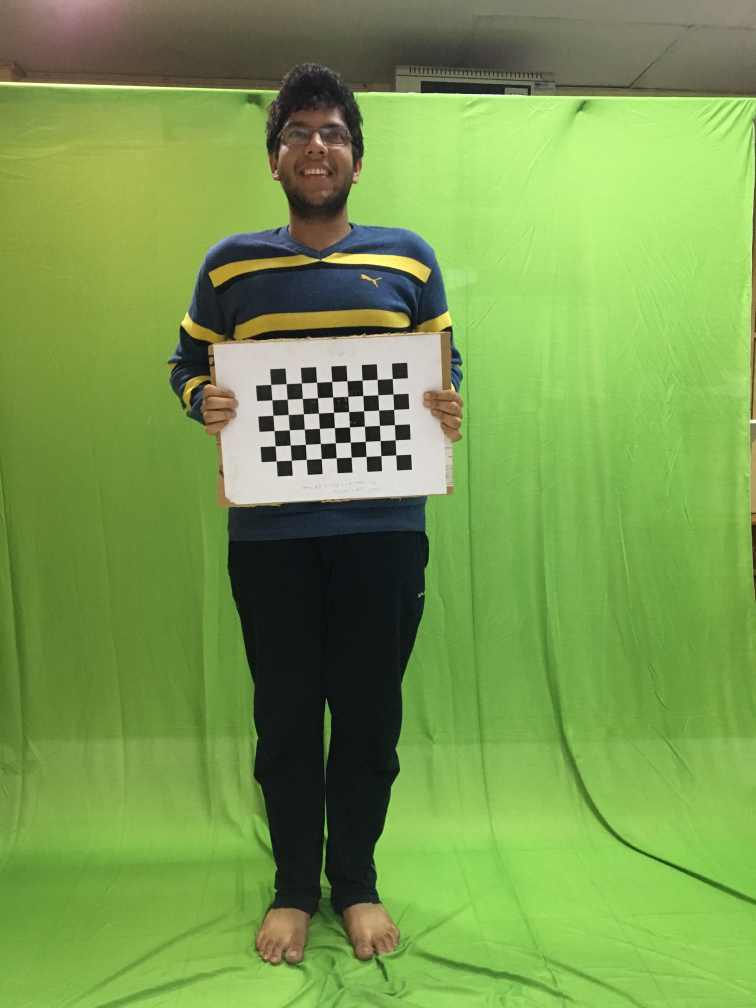
#> input picture Images/Ankesh1.JPG, 3024 x 4032 px (shown at 1/4 size)
$ python experiment.py --image1 ../Images/Ankesh1.JPG --image2 ../Images/ankesh2.JPG --image3 ../Images/ankesh2.JPG --affine_mode ../Images/ankesh2.JPG   (Python 2 division)
#> lines starting #> are read from the running program, lines starting #| are printed output that depends on the picture; after the words box and inside, x2 and y2 are one past the last pixel; in counts of white or black regions, pixels touching at a corner belong together
#> in main, image is the input picture: shape (4032, 3024, 3); mean B, G, R 78.7, 155.2, 120.5
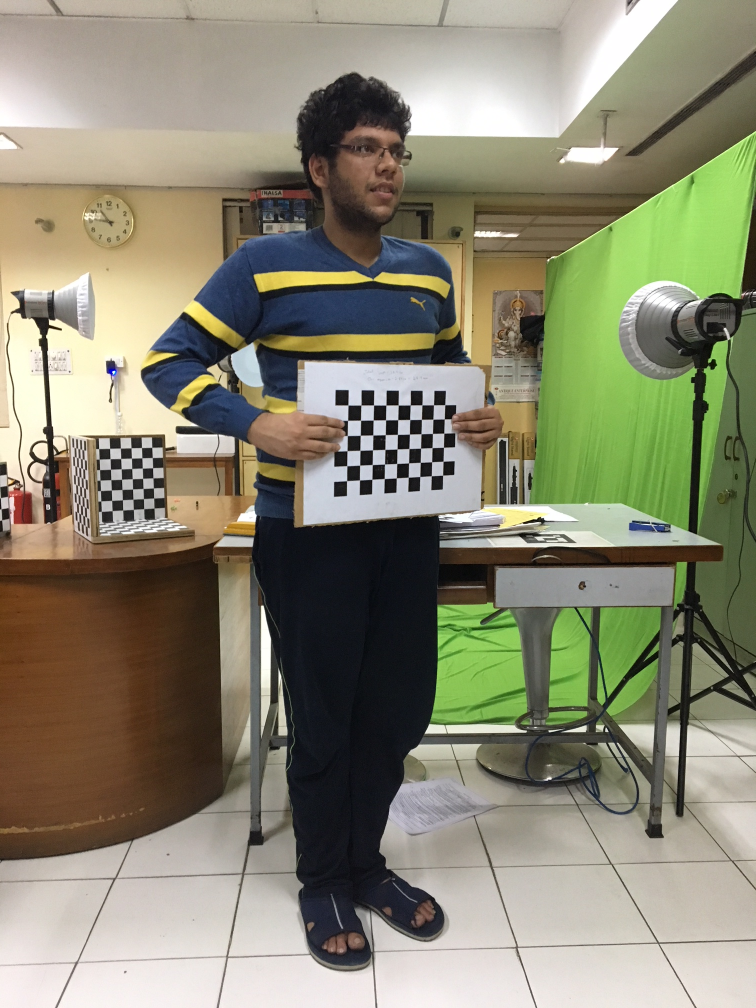
#> input picture Images/ankesh2.JPG, 1512 x 2016 px (shown at 1/2 size)
#> in main, arm_spread_image is the input picture: shape (2016, 1512, 3); mean B, G, R 114.1, 135.5, 137.6
### src/segment.py
import cv2
import numpy as np
import argparse
import time
import sys
def segment_ycrcb(orig, params, tola, tolb):
    ycrcb_im = cv2.cvtColor(orig, cv2.COLOR_BGR2YCR_CB)
    Cb_key, Cr_key = params
    blue = ycrcb_im[:, :, 2]
    red = ycrcb_im[:, :, 1]

    diffbsq = (blue - Cb_key)**2
    diffrsq = (red - Cr_key)**2
    dist = np.sqrt(diffbsq + diffrsq).astype(np.float32)

    mask = ((dist - tola) / (tolb - tola)).astype(np.float32)
    mask[dist < tola] = 0.0
    mask[dist > tolb] = 1.0
    return mask


def get_region(img):
    # [5 lines of commented-out code are left out]
    r=(80,80,100,100)
    cv2.destroyAllWindows()
    return r


def get_params_ycrcb(img, region):
    ycrcb_img = cv2.cvtColor(img, cv2.COLOR_BGR2YCR_CB).astype(np.float32)
    cv2.destroyAllWindows()
    r = [int(x) for x in region]
    region = ycrcb_img[int(region[1]):int(
        region[1] + region[3]), int(region[0]):int(region[0] + region[2])]
    y_mean, Cr_mean, Cb_mean = np.mean(region, axis=(0, 1))
    y_std, Cr_std, Cb_std = np.std(region, axis=(0, 1))
    return [Cb_mean, Cr_mean]


def get_params_hls(img, region):
    hls_img = cv2.cvtColor(img, cv2.COLOR_BGR2HLS).astype(np.float32)
    r = [int(x) for x in region]
    region = hls_img[int(region[1]):int(region[1] + region[3]),
                     int(region[0]):int(region[0] + region[2])]
    h_mean, l_mean, s_mean = np.mean(region, axis=(0, 1))
    h_std, l_std, s_std = np.std(region, axis=(0, 1))
    return [h_mean, h_std, l_mean, l_std, s_mean, s_std]


# [6 lines left out: function brighten, not called in this run]


def mod_mask(mask, low, high):
    mask = mask.copy()
    mask[mask > high] = 1.0
    mask[mask < low] = 0.0
    return mask


# def get_mask(img, bg, param_ycrcb, param_hls, tola=16, tolb=50, low_thresh=0.05, high_thresh=0.25, alpha=1.0, beta=0.0, gamma=1.0, sz=5, space=200, erode_sz=3):
def get_mask(img,param_ycrcb, tola=16, tolb=50, low_thresh=0.05, high_thresh=0.25, sz=5, space=200,erode_sz=2):
    ##ENSURE THAT param_ycrcb and param_hls correspond to brigthened img

    #     brimg = brighten(img,alpha,beta,gamma)
    brimg = img

    if not (sz<=0 or space<=1):
        brimg = cv2.bilateralFilter(brimg, sz, space, space)

    mask = segment_ycrcb(brimg, param_ycrcb, tola, tolb)
    mask = mod_mask(mask, low_thresh, high_thresh)

    if not(erode_sz <= 1):
        kernel = np.ones((erode_sz,erode_sz),np.uint8)
        mask = cv2.erode(mask,kernel,iterations = 1)
    return mask
# [12 lines left out: functions get_bgra, write_alpha_img, not called in this run]
def get_key_param(img):
    key_region = get_region(img)
    ycrcb = get_params_ycrcb(img, key_region)
    hls = get_params_hls(img, key_region)
    return (ycrcb, hls)
def segmenter(img):
    # green_img_path = sys.argv[1]
    # img = cv2.imread(green_img_path)
    print img.shape
    # exit(1)
    key_param = get_key_param(img)
    cv2.namedWindow('controls')
    def nothing(gyxfdd):
        pass

    cv2.createTrackbar('Keying tol low', 'controls', 23 , 100, nothing)
    cv2.createTrackbar('Keying tol high', 'controls', 50, 200, nothing)
    cv2.createTrackbar('Mask low Thresh (x100)', 'controls', 5, 100, nothing)
    cv2.createTrackbar('Mask high Thresh (x100)', 'controls', 25, 100, nothing)
    cv2.createTrackbar('Erode size', 'controls', 3, 10, nothing)
    cv2.createTrackbar('BiLat size', 'controls', 5, 100, nothing)
    cv2.createTrackbar('BiLat space', 'controls', 200, 500, nothing)
    cv2.createTrackbar('Sat mul low', 'controls', 5, 100, nothing)
    cv2.createTrackbar('Sat mul high', 'controls', 7, 100, nothing)
    cv2.createTrackbar('Light mask strength', 'controls', 20, 100, nothing)
    cv2.createTrackbar('Light mask size', 'controls', 3, 20, nothing)
    # cv2.imshow("nn",img)
    # cv2.waitKey(0)

    # while True:
    tola = cv2.getTrackbarPos('Keying tol low', 'controls')
    tolb = cv2.getTrackbarPos('Keying tol high', 'controls')
    low_thresh = cv2.getTrackbarPos('Mask low Thresh (x100)', 'controls')/100
    high_thresh = cv2.getTrackbarPos('Mask high Thresh (x100)', 'controls')/100
    erode_sz = cv2.getTrackbarPos('Erode size', 'controls')
    sz = cv2.getTrackbarPos('BiLat size', 'controls')
    space  = cv2.getTrackbarPos('BiLat space', 'controls')
    sat_mul_lo  = cv2.getTrackbarPos('Sat mul low', 'controls')
    sat_mul_hi  = cv2.getTrackbarPos('Sat mul high', 'controls')
    scale_blur  = cv2.getTrackbarPos('Light mask strength', 'controls')
    blur_size  = cv2.getTrackbarPos('Light mask size', 'controls')

    key_mask = get_mask( img, key_param[0], tola, tolb, low_thresh, high_thresh, sz, space, erode_sz)
        # cv2.imshow("image",key_mask*255)
        # cv2.waitKey(300)
    cv2.imwrite('lolu.jpg',key_mask*255)
    return key_mask*255

# [2 lines that do not run on import are left out]

### src/experiment.py
import argparse
import cv2
import numpy as np
import matplotlib.pyplot as plt
import math
import sys
import segment

# initialize the list of reference points and boolean indicating
# whether cropping is being performed or not
refPt = []
r1=5 #for affine correction
r2=2 #for measurement
ref_ht=2.84
rectangle_row=9
rectangle_col=6
# square_size=int(r+1)
criteria = (cv2.TERM_CRITERIA_EPS + cv2.TERM_CRITERIA_MAX_ITER, 30, 0.001)
metre_pixel_x=0
metre_pixel_y=0
window_name1="image"

# [40 lines left out: functions squ_point, click_and_crop, get_distance, not called in this run]

def get_points(img):
    points= []
    img_to_show = img.copy()
    # [4 lines left out: function draw_circle, not called in this run]
    cv2.namedWindow('image',cv2.WINDOW_NORMAL)
    cv2.resizeWindow('image', img.shape[0],img.shape[1])
    cv2.setMouseCallback('image',draw_circle)
    while(1):
        cv2.imshow('image',img_to_show)
        k = cv2.waitKey(20) & 0xFF
        if k == 27:
            break
    cv2.destroyAllWindows()
    return points

# [13 lines left out: functions get_real_world_distance, get_waist, not called in this run]


# returns 4 points at square_size of checkboard
def chess_board_corners(image,gray,r):
#> called with r = 2
	square_size=int(r+1)
	ret, corners = cv2.findChessboardCorners(image, (rectangle_row,rectangle_col),None)
#> ret = True; corners = 54 rows, first 8: [1585.4, 1821.3], [1525.1, 1824], [1464.4, 1827.1], [1406.2, 1830.8], [1346, 1832.9], [1286.4, 1836], [1226.6, 1839.3], [1166.4, 1842.5]
	corners2 = cv2.cornerSubPix(gray,corners,(11,11),(-1,-1),criteria)
#> corners2 = 54 rows, first 8: [1584.8, 1821.3], [1525, 1824.3], [1465.6, 1826.9], [1406.2, 1830.1], [1346.2, 1832.8], [1286.4, 1835.9], [1226.4, 1838.9], [1166.4, 1842.2]
	coordinates=[]
	coordinates.append((corners2[0,0,0],corners2[0,0,1]))
	coordinates.append((corners2[square_size-1,0,0],corners2[square_size-1,0,1]))
	coordinates.append((corners2[rectangle_row*(square_size-1),0,0],corners2[rectangle_row*(square_size-1),0,1]))
	coordinates.append((corners2[rectangle_row*(square_size-1)+square_size-1,0,0],corners2[rectangle_row*(square_size-1)+square_size-1,0,1]))
	return coordinates
	# print coordinates

# receives an image and performs affine transform using chess_board_corners
def affine_correct_params(image):

	gray=np.copy(image)

	if(len(image.shape)>2):
		gray=cv2.cvtColor(gray,cv2.COLOR_BGR2GRAY)
	refPt=chess_board_corners(image,gray,r1)
	pt1=np.asarray(refPt,dtype=np.float32)
	dist=(refPt[1][0]-refPt[0][0])
	refPt[1]=(refPt[0][0]+dist,refPt[0][1])
	refPt[2]=(refPt[0][0],refPt[0][1]+dist)
	refPt[3]=(refPt[0][0]+dist,refPt[0][1]+dist)
	pt2=np.asarray(refPt,dtype=np.float32)
	M=cv2.getPerspectiveTransform(pt1,pt2)
	return M


def affine_correct(image,M=None):

	if M is None:
		M=affine_correct_params(image)

	image2=np.copy(image)

	if(len(image2)<3):
		image2=cv2.cvtColor(image2,cv2.COLOR_GRAY2RGB)

	dst=cv2.warpPerspective(image2,M,(image.shape[1],image.shape[0]))
	# dst=cv2.cvtColor(dst,cv2.COLOR_BGR2GRAY)
	return dst

# returns segmented image around refPt
# [73 lines left out: functions grub_cut, drawCircle, getHeadPoint, first_sharp_fall, get_wrist, not called in this run]


	# print "hi"


def analyze_chessboard(image,affine_correct_flag):
	clone = image.copy()
	gray = cv2.cvtColor(image,cv2.COLOR_BGR2GRAY)
	cv2.setMouseCallback(window_name1, click_and_crop)

	dst=np.copy(image) # created to ease affine_correct mode
	affine_correct_parameters=None
	if (affine_correct_flag=='True'):
		affine_correct_parameters=affine_correct_params(dst)

	gray2 = cv2.cvtColor(dst,cv2.COLOR_BGR2GRAY)
	temp=chess_board_corners(dst,gray2,r2)
#> temp = [(1584.8, 1821.3), (1465.6, 1826.9), (1579, 1699.9), (1459.2, 1706)]

	ret, corners = cv2.findChessboardCorners(dst, (rectangle_row,rectangle_col),None)
#> ret = True
	corners2 = cv2.cornerSubPix(gray2,corners,(11,11),(-1,-1),criteria)
	dst = cv2.drawChessboardCorners(dst, (9,6), corners2, ret)

	metre_pixel_x=(r2*ref_ht)/(abs(temp[0][0]-temp[1][0]))
#> metre_pixel_x = 0.0476
	metre_pixel_y=(r2*ref_ht)/(abs(temp[0][1]-temp[2][1]))
#> metre_pixel_y = 0.0468

	coordinate=[temp[0],temp[1]]
#> coordinate = [(1584.8, 1821.3), (1465.6, 1826.9)]
	# 6X6 square co-ord
	sep=((coordinate[1][0]-coordinate[0][0])/6.0)*9.0
#> sep = -178.8

	coordinate[0]=(max(0,int(coordinate[0][0]-2*sep)),0)
	coordinate[1]=(min(dst.shape[1],int(coordinate[1][0]+3.5*sep)),dst.shape[0])
	return metre_pixel_x,metre_pixel_y,coordinate,affine_correct_parameters

def getDistance(p1,p2):
	return (p1[0]-p2[0],p1[1]-p2[1])

def pixel_to_distance(p1,mx,my):
	return math.sqrt((p1[0]*mx)**2+(p1[1]*my)**2)


def measure_distance(segmented_image,segmented_arm_image,arm_spread_image,waist_image,image,metre_pixel_x,metre_pixel_y):
	waist_a = get_points(arm_spread_image)
	waist_b = get_points(waist_image)
	dist1=getDistance(waist_a[0],waist_a[1])
	dist1=pixel_to_distance(dist1,metre_pixel_x,metre_pixel_y)
	dist2=getDistance(waist_b[0],waist_b[1])
	dist2=pixel_to_distance(dist2,metre_pixel_x,metre_pixel_y)
	dist1 = dist1/2
	dist2 = dist2/2
	perimeter = 2 * 3.1415 * math.sqrt((dist1*dist1 + dist2*dist2)/2)
	print "waist",perimeter

	head_pt = getHeadPoint(segmented_image)

	segmented_image = drawCircle(segmented_image, (head_pt[0],head_pt[1]), 1)
	cv2.imwrite('detected2.jpg', segmented_image)

	left_fall = first_sharp_fall(segmented_image, head_pt[0], head_pt[1], -2,14)
	right_fall = first_sharp_fall(segmented_image, head_pt[0], head_pt[1], 2,14)
	segmented_image = drawCircle(segmented_image, (right_fall[0], right_fall[1]), 1)
	segmented_image = drawCircle(segmented_image, (left_fall[0], left_fall[1]), 1)
	points = get_points(segmented_image)
	if len(points) != 0:
		left_fall = points[0]
		right_fall = points[1]

	right_shoulder = first_sharp_fall(segmented_image, right_fall[0], right_fall[1], 20,1.5)
	left_shoulder = first_sharp_fall(segmented_image, left_fall[0], left_fall[1], -20,1.5)
	segmented_image = drawCircle(segmented_image, (right_shoulder[0], right_shoulder[1]), 1)
	segmented_image = drawCircle(segmented_image, (left_shoulder[0], left_shoulder[1]), 1)
	points = get_points(segmented_image)
	if len(points) != 0:
		left_shoulder = points[0]
		right_shoulder = points[1]

	left_wrist,right_wrist = get_wrist(segmented_arm_image)
	cv2.imwrite('detected_r.jpg', np.concatenate((image,cv2.cvtColor(segmented_image,cv2.COLOR_GRAY2RGB)),axis=1))
	segmented_image = drawCircle(segmented_arm_image, (left_wrist[0], left_wrist[1]), 1)
	segmented_image = drawCircle(segmented_arm_image, (right_wrist[0], right_wrist[1]), 1)
	points = get_points(segmented_image)
	if len(points) != 0:
		left_wrist = points[0]
		right_wrist = points[1]

	cv2.imwrite('detected_wrist.jpg', np.concatenate((arm_spread_image,cv2.cvtColor(segmented_arm_image,cv2.COLOR_GRAY2RGB)),axis=1))
	print segmented_image.shape
	print image.shape


	dist1=getDistance(left_shoulder,left_fall)
	dist1=pixel_to_distance(dist1,metre_pixel_x,metre_pixel_y)
	dist2=getDistance(right_shoulder,right_fall)
	dist2=pixel_to_distance(dist2,metre_pixel_x,metre_pixel_y)
	dist3=getDistance(left_fall,right_fall)
	dist3=pixel_to_distance(dist3,metre_pixel_x,metre_pixel_y)
	dist4=getDistance(left_wrist,left_shoulder)
	dist4=pixel_to_distance(dist4,metre_pixel_x,metre_pixel_y)
	dist5=getDistance(right_wrist,right_shoulder)
	dist5=pixel_to_distance(dist5,metre_pixel_x,metre_pixel_y)
	dist_sleeve = (dist5+dist4)/2.0
	dist=dist1+dist2+dist3
	dist_tuple=dist1,dist2,dist3
	print "Shoulder Length",dist
	print "Sleeve Length", dist_sleeve,(dist4,dist5)
	# dist=dist3+dist2+dist1
	# pixel_to_distance(dist,metre_pixel_x,metre_pixel_y)

def main():

	ap = argparse.ArgumentParser()
	ap.add_argument("-i1", "--image1", required=True, help="Path to the checkboard_image")
	ap.add_argument("-i2", "--image2", required=True, help="Path to the arm_spread_image")
	ap.add_argument("-i3", "--image3", required=True, help="Path to the waist_image")
	ap.add_argument("-a", "--affine_mode", required=True, help="To perform Affine Corrections")
	args = vars(ap.parse_args())

	# load the image, clone it, and setup the mouse callback function
	image = cv2.imread(args["image1"])
	image22 = np.copy(image)
	arm_spread_image=cv2.imread(args["image2"])
	waist_image = cv2.imread(args["image3"])

	affine_correct_flag= (args["affine_mode"])

	metre_pixel_x,metre_pixel_y,coordinate,affine_correct_parameters=analyze_chessboard(image,affine_correct_flag)
#> metre_pixel_x = 0.0476; metre_pixel_y = 0.0468; coordinate = [(1942, 0), (839, 4032)]

	segmented_image=segment.segmenter(image)
#| (4032, 3024, 3)
#> in get_key_param, `key_region = get_region(img)`: key_region = (80, 80, 100, 100)
#> in get_params_ycrcb, `ycrcb_img = cv2.cvtColor(img, cv2.COLOR_BGR2YCR_CB).astype(np.float32)`:
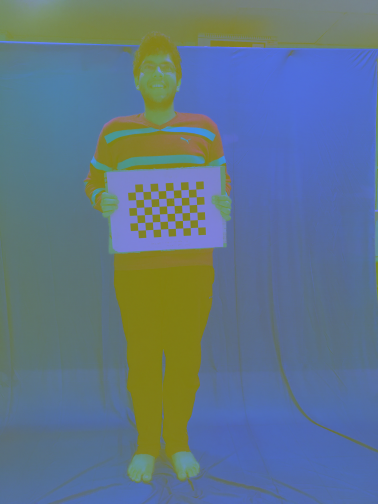
#> ycrcb_img: shape (4032, 3024, 3) float32 (shown at 1/8 size); mean B, G, R 127.2, 125.1, 86.8
#> in get_params_ycrcb, `r = [int(x) for x in region]`: r = [80, 80, 100, 100]
#> in get_params_ycrcb, `y_mean, Cr_mean, Cb_mean = np.mean(region, axis=(0, 1))`: y_mean = 107; Cr_mean = 141.5; Cb_mean = 118.7
#> in get_params_ycrcb, `y_std, Cr_std, Cb_std = np.std(region, axis=(0, 1))`: y_std = 7.39; Cr_std = 0.836; Cb_std = 1.16
#> in get_key_param, `ycrcb = get_params_ycrcb(img, key_region)`: ycrcb = [118.7, 141.5]
#> in get_params_hls, `hls_img = cv2.cvtColor(img, cv2.COLOR_BGR2HLS).astype(np.float32)`:
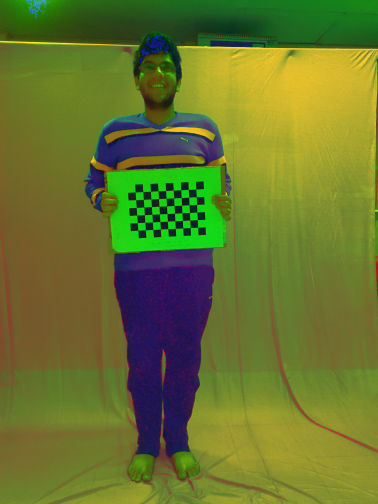
#> hls_img: shape (4032, 3024, 3) float32 (shown at 1/8 size); mean B, G, R 41.7, 114.7, 108.8
#> in get_params_hls, `r = [int(x) for x in region]`: r = [80, 80, 100, 100]
#> in get_params_hls, `h_mean, l_mean, s_mean = np.mean(region, axis=(0, 1))`: h_mean = 8.41; l_mean = 108.3; s_mean = 41.87
#> in get_params_hls, `h_std, l_std, s_std = np.std(region, axis=(0, 1))`: h_std = 2.26; l_std = 8.13; s_std = 3.87
#> in get_key_param, `hls = get_params_hls(img, key_region)`: hls = [8.41, 2.26, 108.3, 8.13, 41.87, 3.87]
#> in segmenter, `key_param = get_key_param(img)`: key_param = ([118.7, 141.5], [8.41, 2.26, 108.3, 8.13, 41.87, 3.87])
#> in segment_ycrcb, `Cb_key, Cr_key = params`: Cb_key = 118.7; Cr_key = 141.5
#> in mod_mask, `mask[mask > high] = 1.0`:
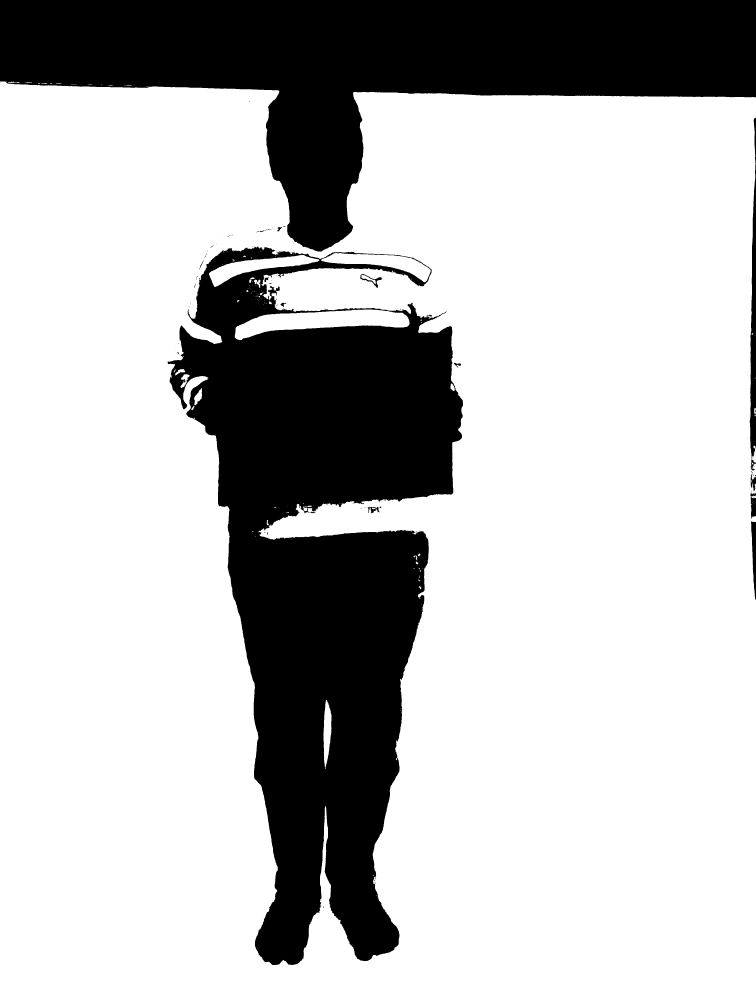
#> mask: shape (4032, 3024) float32 (shown at 1/4 size); values 0 (black) and 1 (white), 74.5% white; 163 black regions (139 under 20 px), largest, box (x1, y1, x2, y2) and area: (671, 986, 1853, 3860) 1770550, (0, 0, 3024, 1007) 1303577, (2999, 471, 3024, 1882) 20764
	print "Segmentation Completed 1"

	segmented_arm_image=segment.segmenter(arm_spread_image)
#| (2016, 1512, 3)
#> call 2 of get_params_hls, with region = (80, 80, 100, 100)
#> in get_params_hls (call 2), `region = hls_img[int(region[1]):int(region[1] + region[3]), int(region..`:
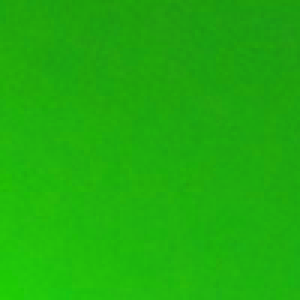
#> region: shape (100, 100, 3) float32 (shown 3 times larger); mean B, G, R 13.2, 173.3, 30.4
#> in get_params_hls (call 2), `h_mean, l_mean, s_mean = np.mean(region, axis=(0, 1))`: h_mean = 13.24; l_mean = 173.3; s_mean = 30.41
#> in get_params_hls (call 2), `h_std, l_std, s_std = np.std(region, axis=(0, 1))`: h_std = 2.12; l_std = 10.42; s_std = 2.36
#> call 2 of segment_ycrcb, with tola = 23, tolb = 50
#> in segment_ycrcb (call 2), `Cb_key, Cr_key = params`: Cb_key = 121.8; Cr_key = 134.1
#> in segment_ycrcb (call 2), `blue = ycrcb_im[:, :, 2]`:
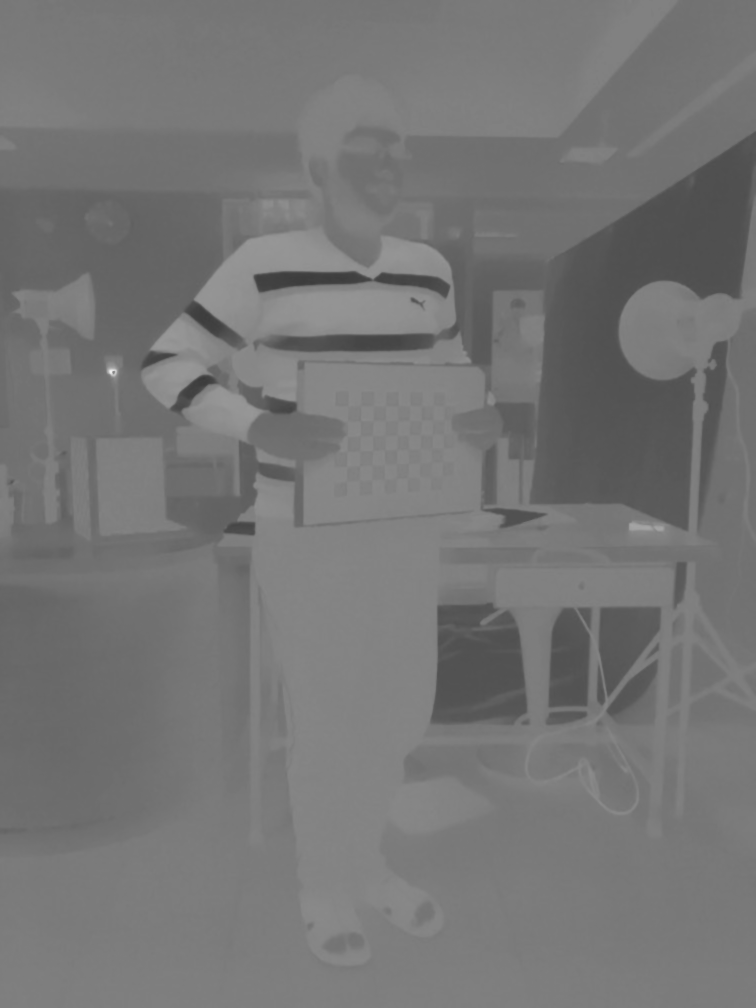
#> blue: shape (2016, 1512) (shown at 1/2 size); min 57, max 242, mean 116.9
#> (the rest of the program and of its run is left out)
